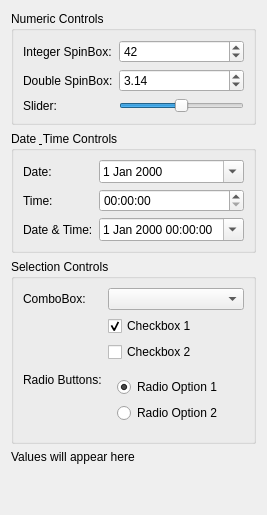
<?xml version="1.0" encoding="UTF-8"?>
<ui version="4.0">
 <class>ControlsDemo</class>
 <widget class="QWidget" name="ControlsDemo">
  <layout class="QVBoxLayout" name="verticalLayout">
   <item>
    <widget class="QGroupBox" name="numericGroup">
     <property name="title">
      <string>Numeric Controls</string>
     </property>
     <layout class="QFormLayout" name="numericLayout">
      <item row="0" column="0">
       <widget class="QLabel" name="spinBoxLabel">
        <property name="text">
         <string>Integer SpinBox:</string>
        </property>
       </widget>
      </item>
      <item row="0" column="1">
       <widget class="QSpinBox" name="spin_box">
        <property name="minimum">
         <number>0</number>
        </property>
        <property name="maximum">
         <number>100</number>
        </property>
        <property name="value">
         <number>42</number>
        </property>
       </widget>
      </item>
      <item row="1" column="0">
       <widget class="QLabel" name="doubleSpinLabel">
        <property name="text">
         <string>Double SpinBox:</string>
        </property>
       </widget>
      </item>
      <item row="1" column="1">
       <widget class="QDoubleSpinBox" name="double_spin">
        <property name="decimals">
         <number>2</number>
        </property>
        <property name="minimum">
         <double>0.000000000000000</double>
        </property>
        <property name="maximum">
         <double>100.000000000000000</double>
        </property>
        <property name="singleStep">
         <double>0.500000000000000</double>
        </property>
        <property name="value">
         <double>3.140000000000000</double>
        </property>
       </widget>
      </item>
      <item row="2" column="0">
       <widget class="QLabel" name="sliderLabel">
        <property name="text">
         <string>Slider:</string>
        </property>
       </widget>
      </item>
      <item row="2" column="1">
       <widget class="QSlider" name="slider">
        <property name="orientation">
         <enum>Qt::Horizontal</enum>
        </property>
        <property name="minimum">
         <number>0</number>
        </property>
        <property name="maximum">
         <number>100</number>
        </property>
        <property name="value">
         <number>50</number>
        </property>
       </widget>
      </item>
     </layout>
    </widget>
   </item>
   <item>
    <widget class="QGroupBox" name="datetimeGroup">
     <property name="title">
      <string>Date &amp; Time Controls</string>
     </property>
     <layout class="QFormLayout" name="datetimeLayout">
      <item row="0" column="0">
       <widget class="QLabel" name="dateLabel">
        <property name="text">
         <string>Date:</string>
        </property>
       </widget>
      </item>
      <item row="0" column="1">
       <widget class="QDateEdit" name="date_edit">
        <property name="calendarPopup">
         <bool>true</bool>
        </property>
       </widget>
      </item>
      <item row="1" column="0">
       <widget class="QLabel" name="timeLabel">
        <property name="text">
         <string>Time:</string>
        </property>
       </widget>
      </item>
      <item row="1" column="1">
       <widget class="QTimeEdit" name="time_edit"/>
      </item>
      <item row="2" column="0">
       <widget class="QLabel" name="datetimeLabel">
        <property name="text">
         <string>Date &amp; Time:</string>
        </property>
       </widget>
      </item>
      <item row="2" column="1">
       <widget class="QDateTimeEdit" name="datetime_edit">
        <property name="calendarPopup">
         <bool>true</bool>
        </property>
       </widget>
      </item>
     </layout>
    </widget>
   </item>
   <item>
    <widget class="QGroupBox" name="selectionGroup">
     <property name="title">
      <string>Selection Controls</string>
     </property>
     <layout class="QFormLayout" name="selectionLayout">
      <item row="0" column="0">
       <widget class="QLabel" name="comboBoxLabel">
        <property name="text">
         <string>ComboBox:</string>
        </property>
       </widget>
      </item>
      <item row="0" column="1">
       <widget class="QComboBox" name="combo_box"/>
      </item>
      <item row="1" column="1">
       <widget class="QCheckBox" name="checkbox1">
        <property name="text">
         <string>Checkbox 1</string>
        </property>
        <property name="checked">
         <bool>true</bool>
        </property>
       </widget>
      </item>
      <item row="2" column="1">
       <widget class="QCheckBox" name="checkbox2">
        <property name="text">
         <string>Checkbox 2</string>
        </property>
       </widget>
      </item>
      <item row="3" column="0">
       <widget class="QLabel" name="radioLabel">
        <property name="text">
         <string>Radio Buttons:</string>
        </property>
       </widget>
      </item>
      <item row="3" column="1">
       <widget class="QWidget" name="radioGroupWidget" native="true">
        <layout class="QVBoxLayout" name="radioLayout">
         <item>
          <widget class="QRadioButton" name="radio1">
           <property name="text">
            <string>Radio Option 1</string>
           </property>
           <property name="checked">
            <bool>true</bool>
           </property>
          </widget>
         </item>
         <item>
          <widget class="QRadioButton" name="radio2">
           <property name="text">
            <string>Radio Option 2</string>
           </property>
          </widget>
         </item>
        </layout>
       </widget>
      </item>
     </layout>
    </widget>
   </item>
   <item>
    <widget class="QLabel" name="value_label">
     <property name="text">
      <string>Values will appear here</string>
     </property>
    </widget>
   </item>
   <item>
    <spacer name="verticalSpacer">
     <property name="orientation">
      <enum>Qt::Vertical</enum>
     </property>
     <property name="sizeHint" stdset="0">
      <size>
       <width>20</width>
       <height>40</height>
      </size>
     </property>
    </spacer>
   </item>
  </layout>
 </widget>
 <resources/>
 <connections/>
</ui>
